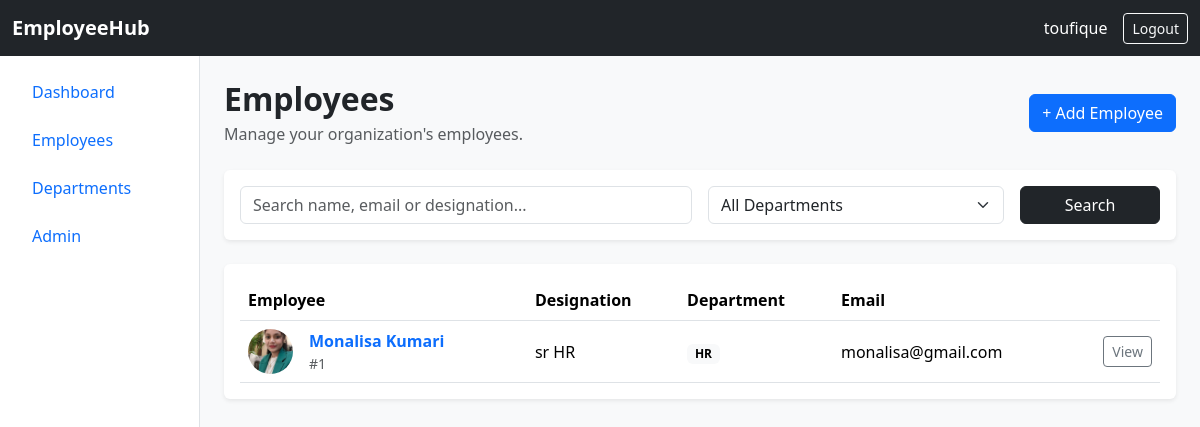
Screenshot of /employees/ (signed in) with the database file from the repository.
### employees/models.py (models this page shows, shortened)
class Employee(models.Model):
    first_name = models.CharField(max_length=100)
    last_name = models.CharField(max_length=100)
    email = models.EmailField(unique=True)
    phone = models.CharField(max_length=20)
    designation = models.CharField(max_length=100)
    department = models.ForeignKey(
        Department,
        on_delete=models.PROTECT,
        related_name="employees",
    )
    photo = models.ImageField(
        upload_to="employees/",
        blank=True,
        null=True,
    )
    date_joined = models.DateField()
    created_at = models.DateTimeField(auto_now_add=True)
    updated_at = models.DateTimeField(auto_now=True)

class Department(models.Model):
    name = models.CharField(max_length=100, unique=True)
    description = models.TextField(blank=True)

### employees/views.py (the view, shortened to what this page needs)
# urls.py: path("", views.employee_list, name="employee_list"),
@login_required
def employee_list(request):
    employees = Employee.objects.select_related("department")
    query = request.GET.get("q", "").strip()
    department_id = request.GET.get("department", "").strip()
    if department_id:
        employees = employees.filter(department_id=department_id)
    employees = employees.order_by("first_name", "last_name")
    paginator = Paginator(employees, 10)
    page_obj = paginator.get_page(request.GET.get("page"))
    context = {
        "page_obj": page_obj,
        "departments": Department.objects.all().order_by("name"),
        "query": query,
        "selected_department": department_id,
    }
    return render(
        request,
        "employees/employee_list.html",
        context,
    )

### employees/templates/employees/employee_list.html (shortened to what this page needs)
{% extends "employees/base.html" %}
{% block content %}
<div class="d-flex justify-content-between align-items-center mb-4">
    <div>
        <h2 class="fw-bold mb-1">Employees</h2>
        <p class="text-muted mb-0">
            Manage your organization's employees.
        </p>
    </div>
    <a
        href="{% url 'employees:employee_create' %}"
        class="btn btn-primary"
    >
        + Add Employee
    </a>
</div>
<div class="card border-0 shadow-sm mb-4">
    <div class="card-body">
        <form method="get" class="row g-3">
            <div class="col-md-6">
                <input
                    type="text"
                    name="q"
                    value="{{ query }}"
                    class="form-control"
                    placeholder="Search name, email or designation..."
                >
            </div>
            <div class="col-md-4">
                <select name="department" class="form-select">
                    <option value="">
                        All Departments
                    </option>
                </select>
            </div>
            <div class="col-md-2 d-grid">
                <button class="btn btn-dark" type="submit">
                    Search
                </button>
            </div>
        </form>
    </div>
</div>
<div class="card border-0 shadow-sm">
    <div class="card-body">
        <div class="table-responsive">
            <table class="table align-middle mb-0">
                <thead>
                    <tr>
                        <th>Employee</th>
                        <th>Designation</th>
                        <th>Department</th>
                        <th>Email</th>
                        <th></th>
                    </tr>
                </thead>
                <tbody>
                {% for employee in page_obj %}
                    <tr>
                        <td>
                            <div class="d-flex align-items-center">
                                {% if employee.photo %}
                                    <img
                                        src="{{ employee.photo.url }}"
                                        alt="{{ employee.first_name }}"
                                        class="rounded-circle me-3"
                                        width="45"
                                        height="45"
                                        style="object-fit: cover;"
                                    >
                                {% endif %}
                                <div>
                                    <a
                                        href="{% url 'employees:employee_detail' employee.pk %}"
                                        class="text-decoration-none fw-semibold"
                                    >
                                        {{ employee.first_name }}
                                        {{ employee.last_name }}
                                    </a>
                                    <div class="text-muted small">
                                        #{{ employee.pk }}
                                    </div>
                                </div>
                            </div>
                        </td>
                        <td>{{ employee.designation }}</td>
                        <td>
                            <span class="badge text-bg-light">
                                {{ employee.department.name }}
                            </span>
                        </td>
                        <td>{{ employee.email }}</td>
                        <td class="text-end">
                            <a
                                href="{% url 'employees:employee_detail' employee.pk %}"
                                class="btn btn-sm btn-outline-secondary"
                            >
                                View
                            </a>
                        </td>
                    </tr>
                {% empty %}
                    <tr>
                        <td colspan="5" class="text-center py-5">
                            No employees found.
                        </td>
                    </tr>
                {% endfor %}
                </tbody>
            </table>
        </div>
    </div>
</div>
{% endblock %}

### employees/templates/employees/base.html (shortened to what this page needs)
<!DOCTYPE html>
<html lang="en">
<head>
    <link
        href="https://cdn.jsdelivr.net/npm/bootstrap@5.3.3/dist/css/bootstrap.min.css"
        rel="stylesheet"
    >
</head>
<body class="bg-light">
<nav class="navbar navbar-dark bg-dark">
    <div class="container-fluid">
        <a
            class="navbar-brand fw-bold"
            href="{% url 'dashboard' %}"
        >
            EmployeeHub
        </a>
        {% if user.is_authenticated %}
            <div class="d-flex align-items-center gap-3">
                <span class="text-white">
                    {{ user.username }}
                </span>
                <form
                    method="post"
                    action="{% url 'logout' %}"
                    class="m-0"
                >
                    <button
                        type="submit"
                        class="btn btn-outline-light btn-sm"
                    >
                        Logout
                    </button>
                </form>
            </div>
        {% endif %}
    </div>
</nav>
<div class="container-fluid">
    <div class="row">
        {% if user.is_authenticated %}
            <aside class="col-md-2 bg-white border-end min-vh-100 p-3">
                <div class="nav flex-column nav-pills">
                    <a
                        class="nav-link mb-2"
                        href="{% url 'dashboard' %}"
                    >
                        Dashboard
                    </a>
                    <a
                        class="nav-link mb-2"
                        href="{% url 'employees:employee_list' %}"
                    >
                        Employees
                    </a>
                    <a
                        class="nav-link mb-2"
                        href="{% url 'employees:department_list' %}"
                    >
                        Departments
                    </a>
                    <a
                        class="nav-link"
                        href="/admin/"
                    >
                        Admin
                    </a>
                </div>
            </aside>
            <main class="col-md-10 p-4">
                {% block content %}{% endblock %}
            </main>
        {% else %}
            <main class="col-12 p-4">
                {% block auth_content %}{% endblock %}
            </main>
        {% endif %}
    </div>
</div>
</body>
</html>

### rows the page displays
Employee: photo (picture), first_name "Monalisa", last_name "Kumari", pk "1", designation "sr HR", department.name "HR", email "monalisa@gmail.com"

### other values shown
{{ user.username }} "toufique"
